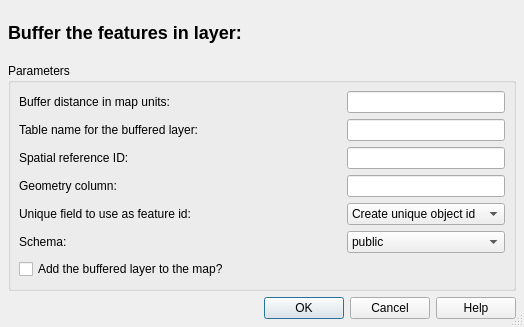
<ui version="4.0" >
 <class>QgsDlgPgBufferBase</class>
 <widget class="QDialog" name="QgsDlgPgBufferBase" >
  <property name="geometry" >
   <rect>
    <x>0</x>
    <y>0</y>
    <width>524</width>
    <height>327</height>
   </rect>
  </property>
  <property name="windowTitle" >
   <string>Buffer features</string>
  </property>
  <property name="sizeGripEnabled" >
   <bool>true</bool>
  </property>
  <layout class="QGridLayout" >
   <property name="margin" >
    <number>8</number>
   </property>
   <property name="spacing" >
    <number>6</number>
   </property>
   <item row="1" column="0" >
    <widget class="QGroupBox" name="groupBox" >
     <property name="title" >
      <string>Parameters</string>
     </property>
     <layout class="QGridLayout" >
      <property name="margin" >
       <number>8</number>
      </property>
      <property name="spacing" >
       <number>6</number>
      </property>
      <item row="1" column="3" >
       <widget class="QLineEdit" name="txtBufferedLayerName" />
      </item>
      <item row="4" column="2" >
       <spacer>
        <property name="orientation" >
         <enum>Qt::Horizontal</enum>
        </property>
        <property name="sizeType" >
         <enum>QSizePolicy::Expanding</enum>
        </property>
        <property name="sizeHint" >
         <size>
          <width>93</width>
          <height>21</height>
         </size>
        </property>
       </spacer>
      </item>
      <item row="3" column="0" >
       <widget class="QLabel" name="textLabel2_2_2" >
        <property name="text" >
         <string>Geometry column:</string>
        </property>
       </widget>
      </item>
      <item row="6" column="0" colspan="3" >
       <widget class="QCheckBox" name="chkAddToMap" >
        <property name="text" >
         <string>Add the buffered layer to the map?</string>
        </property>
       </widget>
      </item>
      <item row="0" column="3" >
       <widget class="QLineEdit" name="txtBufferDistance" />
      </item>
      <item row="6" column="3" >
       <spacer>
        <property name="orientation" >
         <enum>Qt::Horizontal</enum>
        </property>
        <property name="sizeType" >
         <enum>QSizePolicy::Expanding</enum>
        </property>
        <property name="sizeHint" >
         <size>
          <width>158</width>
          <height>21</height>
         </size>
        </property>
       </spacer>
      </item>
      <item row="2" column="0" >
       <widget class="QLabel" name="textLabel2_2" >
        <property name="text" >
         <string>Spatial reference ID:</string>
        </property>
       </widget>
      </item>
      <item row="2" column="3" >
       <widget class="QLineEdit" name="txtSrid" />
      </item>
      <item row="0" column="2" >
       <spacer>
        <property name="orientation" >
         <enum>Qt::Horizontal</enum>
        </property>
        <property name="sizeType" >
         <enum>QSizePolicy::Expanding</enum>
        </property>
        <property name="sizeHint" >
         <size>
          <width>93</width>
          <height>21</height>
         </size>
        </property>
       </spacer>
      </item>
      <item row="5" column="0" >
       <widget class="QLabel" name="textLabel1_2" >
        <property name="text" >
         <string>Schema:</string>
        </property>
       </widget>
      </item>
      <item row="4" column="0" colspan="2" >
       <widget class="QLabel" name="textLabel1" >
        <property name="text" >
         <string>Unique field to use as feature id:</string>
        </property>
       </widget>
      </item>
      <item row="1" column="0" colspan="2" >
       <widget class="QLabel" name="textLabel3" >
        <property name="text" >
         <string>Table name for the buffered layer:</string>
        </property>
       </widget>
      </item>
      <item row="1" column="2" >
       <spacer>
        <property name="orientation" >
         <enum>Qt::Horizontal</enum>
        </property>
        <property name="sizeType" >
         <enum>QSizePolicy::Expanding</enum>
        </property>
        <property name="sizeHint" >
         <size>
          <width>93</width>
          <height>21</height>
         </size>
        </property>
       </spacer>
      </item>
      <item row="3" column="2" >
       <spacer>
        <property name="orientation" >
         <enum>Qt::Horizontal</enum>
        </property>
        <property name="sizeType" >
         <enum>QSizePolicy::Expanding</enum>
        </property>
        <property name="sizeHint" >
         <size>
          <width>93</width>
          <height>21</height>
         </size>
        </property>
       </spacer>
      </item>
      <item row="4" column="3" >
       <widget class="QComboBox" name="cmbFields" >
        <item>
         <property name="text" >
          <string>Create unique object id</string>
         </property>
        </item>
       </widget>
      </item>
      <item row="3" column="3" >
       <widget class="QLineEdit" name="txtGeometryColumn" />
      </item>
      <item row="5" column="1" colspan="2" >
       <spacer>
        <property name="orientation" >
         <enum>Qt::Horizontal</enum>
        </property>
        <property name="sizeType" >
         <enum>QSizePolicy::Expanding</enum>
        </property>
        <property name="sizeHint" >
         <size>
          <width>167</width>
          <height>21</height>
         </size>
        </property>
       </spacer>
      </item>
      <item row="2" column="2" >
       <spacer>
        <property name="orientation" >
         <enum>Qt::Horizontal</enum>
        </property>
        <property name="sizeType" >
         <enum>QSizePolicy::Expanding</enum>
        </property>
        <property name="sizeHint" >
         <size>
          <width>93</width>
          <height>21</height>
         </size>
        </property>
       </spacer>
      </item>
      <item row="5" column="3" >
       <widget class="QComboBox" name="cmbSchema" >
        <item>
         <property name="text" >
          <string>public</string>
         </property>
        </item>
       </widget>
      </item>
      <item row="0" column="0" colspan="2" >
       <widget class="QLabel" name="textLabel2" >
        <property name="text" >
         <string>Buffer distance in map units:</string>
        </property>
       </widget>
      </item>
     </layout>
    </widget>
   </item>
   <item row="0" column="0" >
    <widget class="QLabel" name="lblBufferInfo" >
     <property name="text" >
      <string>&lt;h2>Buffer the features in layer: &lt;/h2></string>
     </property>
    </widget>
   </item>
   <item row="2" column="0" >
    <widget class="QDialogButtonBox" name="buttonBox" >
     <property name="orientation" >
      <enum>Qt::Horizontal</enum>
     </property>
     <property name="standardButtons" >
      <set>QDialogButtonBox::Cancel|QDialogButtonBox::Help|QDialogButtonBox::NoButton|QDialogButtonBox::Ok</set>
     </property>
    </widget>
   </item>
  </layout>
 </widget>
 <layoutdefault spacing="6" margin="11" />
 <resources/>
 <connections>
  <connection>
   <sender>buttonBox</sender>
   <signal>accepted()</signal>
   <receiver>QgsDlgPgBufferBase</receiver>
   <slot>accept()</slot>
   <hints>
    <hint type="sourcelabel" >
     <x>371</x>
     <y>307</y>
    </hint>
    <hint type="destinationlabel" >
     <x>140</x>
     <y>298</y>
    </hint>
   </hints>
  </connection>
  <connection>
   <sender>buttonBox</sender>
   <signal>rejected()</signal>
   <receiver>QgsDlgPgBufferBase</receiver>
   <slot>reject()</slot>
   <hints>
    <hint type="sourcelabel" >
     <x>480</x>
     <y>307</y>
    </hint>
    <hint type="destinationlabel" >
     <x>237</x>
     <y>305</y>
    </hint>
   </hints>
  </connection>
 </connections>
</ui>
